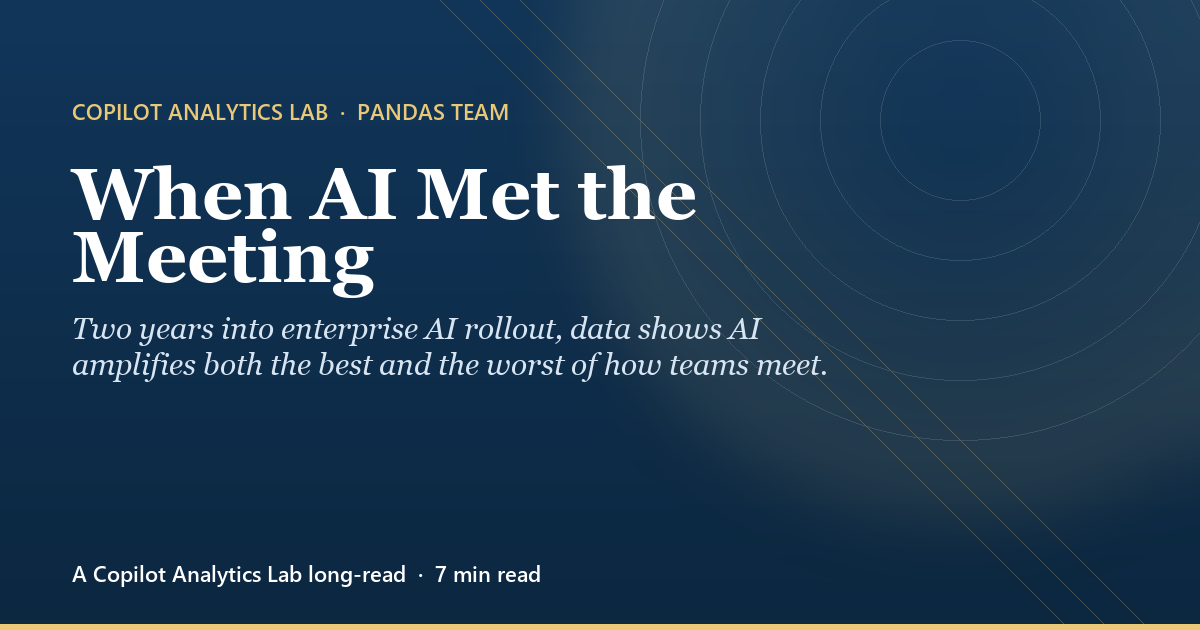

The Python source for this figure:
"""Generate the 1200x630 social-share card for the article.

Run from the repo root:
  python assets/images/articles/when-ai-met-the-meeting-card.py

Output: assets/images/articles/when-ai-met-the-meeting-card.png
"""
from __future__ import annotations
import re
from pathlib import Path
from PIL import Image, ImageDraw, ImageFont, ImageFilter

W, H = 1200, 630
ARTICLE_MD = Path(__file__).resolve().parents[3] / "_pages" / "when-ai-met-the-meeting.md"
NAVY = (17, 54, 90)
NAVY_DEEP = (12, 39, 64)
GOLD = (233, 200, 119)
WHITE = (255, 255, 255)
INK_SOFT = (215, 228, 241)


def front_matter_value(md_path, key):
    text = md_path.read_text(encoding="utf-8")
    fm = re.match(r"\A---\s*\n(.*?)\n---\s*(?:\n|\Z)", text, re.S)
    if not fm:
        raise RuntimeError(f"No YAML front matter found in {md_path}")
    value = re.search(rf'^{re.escape(key)}:\s*"([^"]+)"\s*$', fm.group(1), re.M)
    if not value:
        raise RuntimeError(f"{key} missing from front matter of {md_path}")
    return value.group(1)


def vertical_gradient(size, top, bottom):
    img = Image.new("RGB", size, top)
    draw = ImageDraw.Draw(img)
    for y in range(size[1]):
        t = y / max(1, size[1] - 1)
        r = int(top[0] * (1 - t) + bottom[0] * t)
        g = int(top[1] * (1 - t) + bottom[1] * t)
        b = int(top[2] * (1 - t) + bottom[2] * t)
        draw.line([(0, y), (size[0], y)], fill=(r, g, b))
    return img


def add_radial_glow(base, center, radius, color, alpha=180):
    glow = Image.new("RGBA", base.size, (0, 0, 0, 0))
    gd = ImageDraw.Draw(glow)
    cx, cy = center
    for r in range(radius, 0, -8):
        a = int(alpha * (r / radius) * 0.18)
        gd.ellipse((cx - r, cy - r, cx + r, cy + r),
                   fill=(color[0], color[1], color[2], a))
    glow = glow.filter(ImageFilter.GaussianBlur(radius=40))
    base.alpha_composite(glow)


def composite_translucent_motif(base):
    overlay = Image.new("RGBA", base.size, (0, 0, 0, 0))
    od = ImageDraw.Draw(overlay)
    for r in (80, 140, 200, 260, 320):
        od.ellipse((960 - r, 120 - r, 960 + r, 120 + r),
                   outline=(255, 255, 255, 30), width=1)
    for offset in (0, 40, 80):
        od.line([(440 + offset, 0), (1200, 760 - offset)],
                fill=(GOLD[0], GOLD[1], GOLD[2], 70), width=1)
    base.alpha_composite(overlay)


def load_font(candidates, size):
    for name in candidates:
        try:
            return ImageFont.truetype(name, size)
        except OSError:
            continue
    return ImageFont.load_default()


def wrap(draw, text, font, max_width):
    words = text.split()
    lines, line = [], []
    for w in words:
        trial = " ".join(line + [w])
        bbox = draw.textbbox((0, 0), trial, font=font)
        if bbox[2] - bbox[0] <= max_width or not line:
            line.append(w)
        else:
            lines.append(" ".join(line))
            line = [w]
    if line:
        lines.append(" ".join(line))
    return lines


def main():
    out_dir = Path(__file__).resolve().parent
    out_path = out_dir / "when-ai-met-the-meeting-card.png"

    bg = vertical_gradient((W, H), NAVY, NAVY_DEEP).convert("RGBA")
    add_radial_glow(bg, center=(960, 120), radius=420, color=GOLD, alpha=180)
    composite_translucent_motif(bg)

    draw = ImageDraw.Draw(bg)
    draw.rectangle((0, H - 6, W, H), fill=GOLD)

    pad_x, pad_top, text_max = 72, 96, 760

    eyebrow_font = load_font(
        ["seguisb.ttf", "segoeuib.ttf", "arialbd.ttf", "DejaVuSans-Bold.ttf"], 22
    )
    draw.text((pad_x, pad_top),
              "COPILOT ANALYTICS LAB  \u00b7  PANDAS TEAM",
              font=eyebrow_font, fill=GOLD)

    title_font = load_font(
        ["georgiab.ttf", "Georgia Bold.ttf", "times.ttf",
         "DejaVuSerif-Bold.ttf"],
        72,
    )
    y = pad_top + 56
    for line in wrap(draw, "When AI Met the Meeting", title_font, text_max):
        draw.text((pad_x, y), line, font=title_font, fill=WHITE)
        bbox = draw.textbbox((0, 0), line, font=title_font)
        y += (bbox[3] - bbox[1]) + 8

    dek_font = load_font(
        ["georgiai.ttf", "Georgia Italic.ttf", "DejaVuSerif.ttf"], 30
    )
    dek = ("Two years into enterprise AI rollout, data shows AI "
           "amplifies both the best and the worst of how teams meet.")
    y += 18
    for line in wrap(draw, dek, dek_font, text_max):
        draw.text((pad_x, y), line, font=dek_font, fill=INK_SOFT)
        bbox = draw.textbbox((0, 0), line, font=dek_font)
        y += (bbox[3] - bbox[1]) + 6

    foot_font = load_font(
        ["seguisb.ttf", "segoeuib.ttf", "arialbd.ttf", "DejaVuSans-Bold.ttf"], 22
    )
    draw.text((pad_x, H - 72),
              f"A Copilot Analytics Lab long-read  \u00b7  {front_matter_value(ARTICLE_MD, 'read_time')}",
              font=foot_font, fill=(255, 255, 255, 200))

    bg.convert("RGB").save(out_path, "PNG", optimize=True)
    print(f"Wrote {out_path} ({out_path.stat().st_size // 1024} KB)")


if __name__ == "__main__":
    main()
